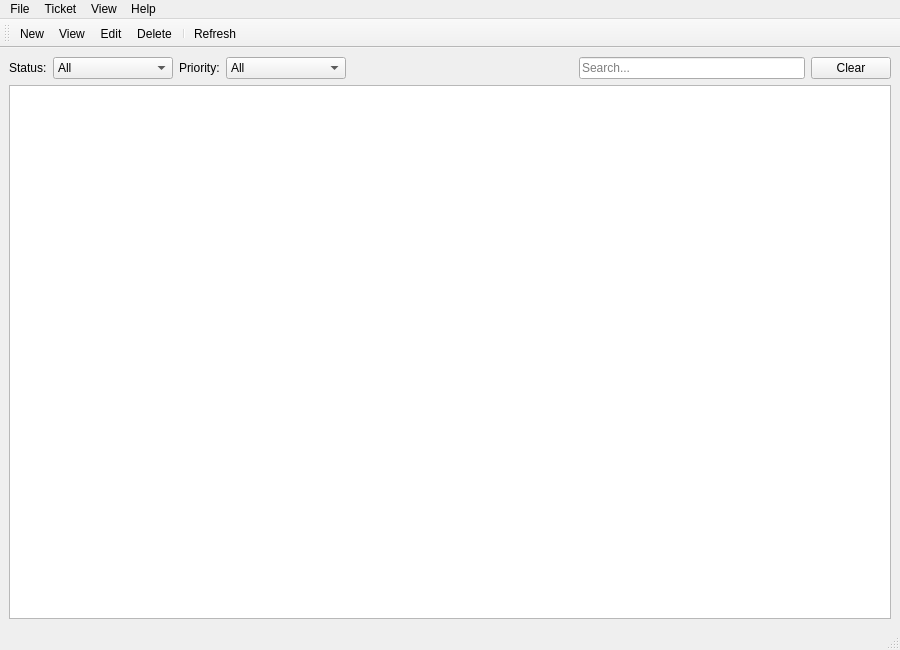
<?xml version="1.0" encoding="UTF-8"?>
<ui version="4.0">
 <class>MainWindow</class>
 <widget class="QMainWindow" name="MainWindow">
  <property name="geometry">
   <rect>
    <x>0</x>
    <y>0</y>
    <width>900</width>
    <height>650</height>
   </rect>
  </property>
  <property name="windowTitle">
   <string>Helpdesk</string>
  </property>
  <widget class="QWidget" name="centralwidget">
   <layout class="QVBoxLayout" name="mainLayout">
    <property name="spacing">
     <number>6</number>
    </property>
    <property name="leftMargin">
     <number>9</number>
    </property>
    <property name="topMargin">
     <number>9</number>
    </property>
    <property name="rightMargin">
     <number>9</number>
    </property>
    <property name="bottomMargin">
     <number>9</number>
    </property>
    <item>
     <layout class="QHBoxLayout" name="filterLayout">
      <item>
       <widget class="QLabel" name="lblStatus">
        <property name="text">
         <string>Status:</string>
        </property>
       </widget>
      </item>
      <item>
       <widget class="QComboBox" name="comboFilterStatus">
        <property name="minimumSize">
         <size>
          <width>120</width>
          <height>0</height>
         </size>
        </property>
        <item>
         <property name="text">
          <string>All</string>
         </property>
        </item>
       </widget>
      </item>
      <item>
       <widget class="QLabel" name="lblPriority">
        <property name="text">
         <string>Priority:</string>
        </property>
       </widget>
      </item>
      <item>
       <widget class="QComboBox" name="comboFilterPriority">
        <property name="minimumSize">
         <size>
          <width>120</width>
          <height>0</height>
         </size>
        </property>
        <item>
         <property name="text">
          <string>All</string>
         </property>
        </item>
       </widget>
      </item>
      <item>
       <spacer name="horizontalSpacer">
        <property name="orientation">
         <enum>Qt::Horizontal</enum>
        </property>
        <property name="sizeHint" stdset="0">
         <size>
          <width>40</width>
          <height>20</height>
         </size>
        </property>
       </spacer>
      </item>
      <item>
       <widget class="QLineEdit" name="editSearch">
        <property name="minimumSize">
         <size>
          <width>200</width>
          <height>0</height>
         </size>
        </property>
        <property name="placeholderText">
         <string>Search...</string>
        </property>
        <property name="clearButtonEnabled">
         <bool>true</bool>
        </property>
       </widget>
      </item>
      <item>
       <widget class="QPushButton" name="btnClear">
        <property name="text">
         <string>Clear</string>
        </property>
       </widget>
      </item>
     </layout>
    </item>
    <item>
     <widget class="QTableView" name="tableView">
      <property name="sizePolicy">
       <sizepolicy hsizetype="Expanding" vsizetype="Expanding">
        <horstretch>0</horstretch>
        <verstretch>0</verstretch>
       </sizepolicy>
      </property>
      <property name="selectionMode">
       <enum>QAbstractItemView::SingleSelection</enum>
      </property>
      <property name="selectionBehavior">
       <enum>QAbstractItemView::SelectRows</enum>
      </property>
      <property name="alternatingRowColors">
       <bool>true</bool>
      </property>
      <property name="sortingEnabled">
       <bool>true</bool>
      </property>
     </widget>
    </item>
   </layout>
  </widget>
  <widget class="QMenuBar" name="menubar">
   <property name="geometry">
    <rect>
     <x>0</x>
     <y>0</y>
     <width>900</width>
     <height>22</height>
    </rect>
   </property>
   <widget class="QMenu" name="menuFile">
    <property name="title">
     <string>File</string>
    </property>
    <addaction name="actionExit"/>
   </widget>
   <widget class="QMenu" name="menuTicket">
    <property name="title">
     <string>Ticket</string>
    </property>
    <addaction name="actionNew"/>
    <addaction name="actionDelete"/>
   </widget>
   <widget class="QMenu" name="menuView">
    <property name="title">
     <string>View</string>
    </property>
    <addaction name="actionView"/>
    <addaction name="actionEdit"/>
    <addaction name="separator"/>
    <addaction name="actionRefresh"/>
   </widget>
   <widget class="QMenu" name="menuHelp">
    <property name="title">
     <string>Help</string>
    </property>
    <addaction name="actionAbout"/>
   </widget>
   <addaction name="menuFile"/>
   <addaction name="menuTicket"/>
   <addaction name="menuView"/>
   <addaction name="menuHelp"/>
  </widget>
  <widget class="QToolBar" name="toolBar">
   <property name="windowTitle">
    <string>Main Toolbar</string>
   </property>
   <property name="toolButtonStyle">
    <enum>Qt::ToolButtonTextBesideIcon</enum>
   </property>
   <attribute name="toolBarArea">
    <enum>TopToolBarArea</enum>
   </attribute>
   <attribute name="toolBarBreak">
    <bool>false</bool>
   </attribute>
   <addaction name="actionNew"/>
   <addaction name="actionView"/>
   <addaction name="actionEdit"/>
   <addaction name="actionDelete"/>
   <addaction name="separator"/>
   <addaction name="actionRefresh"/>
  </widget>
  <widget class="QStatusBar" name="statusbar"/>
  <action name="actionNew">
   <property name="text">
    <string>New</string>
   </property>
   <property name="toolTip">
    <string>Create new ticket</string>
   </property>
   <property name="shortcut">
    <string>Ctrl+N</string>
   </property>
  </action>
  <action name="actionView">
   <property name="text">
    <string>View</string>
   </property>
   <property name="toolTip">
    <string>View ticket details</string>
   </property>
  </action>
  <action name="actionEdit">
   <property name="text">
    <string>Edit</string>
   </property>
   <property name="toolTip">
    <string>Edit selected ticket</string>
   </property>
  </action>
  <action name="actionDelete">
   <property name="text">
    <string>Delete</string>
   </property>
   <property name="toolTip">
    <string>Delete selected ticket</string>
   </property>
  </action>
  <action name="actionRefresh">
   <property name="text">
    <string>Refresh</string>
   </property>
   <property name="toolTip">
    <string>Refresh list</string>
   </property>
  </action>
  <action name="actionExit">
   <property name="text">
    <string>Exit</string>
   </property>
  </action>
  <action name="actionAbout">
   <property name="text">
    <string>About</string>
   </property>
  </action>
 </widget>
 <resources/>
 <connections/>
</ui>
